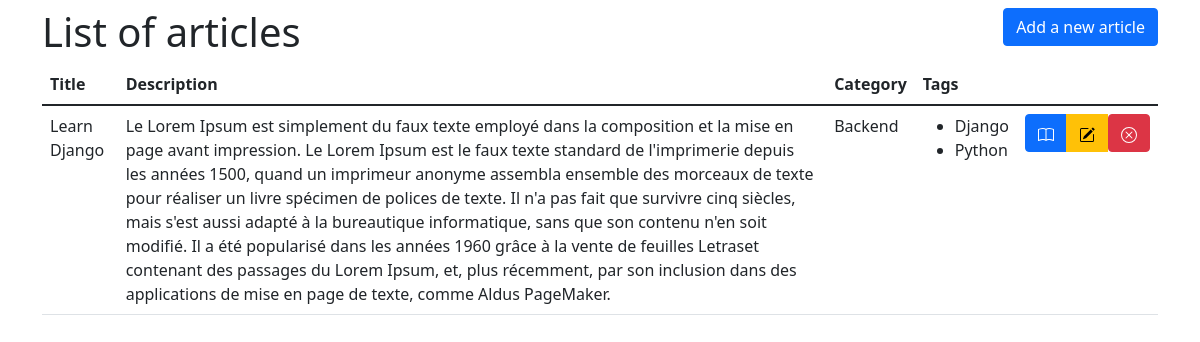
The app's page /articles/ with its own data.
### blog/models.py (models this page shows, shortened)
class Article (models.Model):
    title = CharField(max_length=120, null=True, unique=True)
    description = TextField(null=True, blank=True)
    category = ForeignKey(Category, null=True, on_delete=models.SET_NULL)
    tags = ManyToManyField("Tag")
    state = IntegerField(default=0, choices=AVAILABLE_STATE)
    created = DateTimeField(auto_now_add=True)
    updated = DateTimeField(auto_now=True)

class Category(models.Model):
    name = CharField(max_length=50)
    state = IntegerField(default=0, choices=AVAILABLE_STATE)
    created = DateTimeField(auto_now_add=True)
    updated = DateTimeField(auto_now=True)

class Tag(models.Model):
    name = CharField(max_length=20)
    created = DateTimeField(auto_now_add=True)
    updated = DateTimeField(auto_now=True)

### blog/views.py (the view)
# urls.py: path("", views.index,name="articles_index"),
def index(request):
    articles = Article.objects.filter(state=1);
    return render(request, "blog/index.html", {"articles": articles})

### blog/templates/blog/index.html (shortened to what this page needs)
{% extends 'main.html' %}
{% block content %}
<div class="container mt-2">
    <div class="row">
        <div class="col-md-6">
            <h1>List of articles</h1>
        </div>
        <div class="col-md-6 text-end">
            <a href="{% url 'create_article' %}" class="btn btn-primary">Add a new article</a>
        </div>
    </div>
    <div class="row">
        <div class="col-md-12">
            <table class="table">
                <thead>
                    <tr>
                        <th>Title</th>
                        <th>Description</th>
                        <th>Category</th>
                        <th>Tags</th>
                        <th></th>
                    </tr>
                </thead>
                <tbody>
                    {% for article in articles %}
                        <tr>
                            <td>{{article.title}}</td>
                            <td>{{article.description}}</td>
                            <td>
                                {{article.category.name}}
                            </td>
                            <td>
                                <ul>
                                {% for tag in article.tags.all %}
                                    <li>{{tag.name}}</li>
                                {% endfor%}
                                </ul>
                            </td>
                            <td>
                                <div class="btn-group" role="group">
                                    <a href="{% url 'show_article' article.id %}" class="btn btn-primary">
                                    </a>
                                    <a href="{% url 'edit_article' article.id %}" class="btn btn-warning">
                                    </a>
                                    <form action="{% url 'delete_article' article.id %}" method="post" id="form_{{article.id}}">
                                        <a class="btn btn-danger" onclick='onDelete(event, "{{article.id}}")'>
                                        </a>
                                    </form>
                                </div>
                            </td>
                        </tr>
                    {% endfor %}
                </tbody>
            </table>
        </div>
    </div>
</div>
{% endblock %}

### bright_coding/templates/main.html (shortened to what this page needs)
{% load static %}
<!DOCTYPE html>
<html lang="en">
<head>
    <link rel="stylesheet" href="{% static 'css/bootstrap.min.css' %}">
</head>
<body>
    {% block content %}
    {% endblock %}
</body>
</html>

### records on screen
Article: title "Learn Django", description "Le Lorem Ipsum est simplement du faux texte employé dans la composition et la mise en page avant impression. Le Lorem Ipsum est le faux texte standard de l'imprimerie depuis les années 1500, quand un imprimeur anonyme assembla ensemble des morceaux de texte pour réaliser un livre spécimen de polices de texte. Il n'a pas fait que survivre cinq siècles, mais s'est aussi adapté à la bureautique informatique, sans que son contenu n'en soit modifié. Il a été popularisé dans les années 1960 grâce à la vente de feuilles Letraset contenant des passages du Lorem Ipsum, et, plus récemment, par son inclusion dans des applications de mise en page de texte, comme Aldus PageMaker.", category.name "Backend"
Tag: name "Django"
Tag: name "Python"
